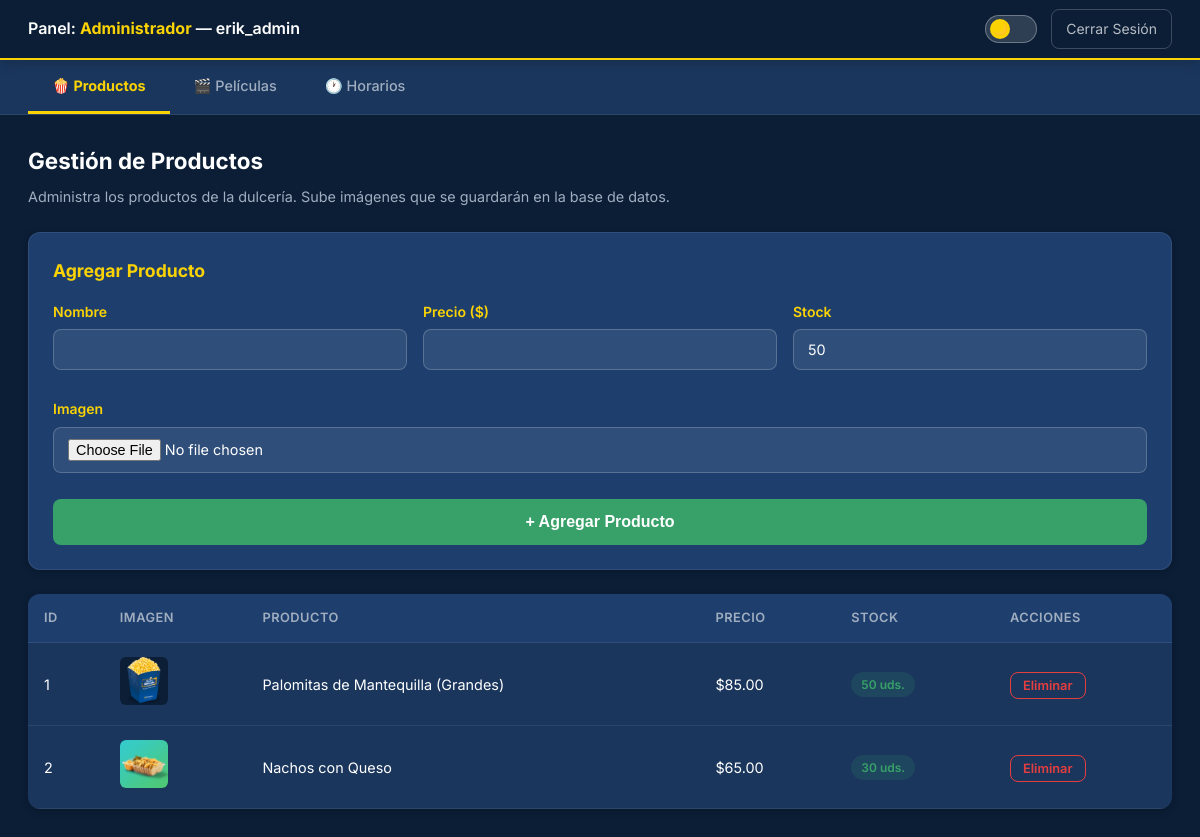
Page /views/adminPanel.php (signed in) on the committed database.
### tables this page shows
CREATE TABLE IF NOT EXISTS productos (
    id INT AUTO_INCREMENT PRIMARY KEY,
    nombre VARCHAR(100) NOT NULL,
    precio DECIMAL(10, 2) NOT NULL,
    stock INT NOT NULL DEFAULT 0,
    imagen VARCHAR(255) NULL,
    imagen_blob LONGBLOB NULL,
    imagen_tipo VARCHAR(50) NULL
);

### views/adminPanel.php (the view, shortened to what this page needs)
<?php
require_once '../config/database.php';
$productos = $conexion->query("SELECT * FROM productos ORDER BY id ASC")->fetchAll(PDO::FETCH_ASSOC);
?>
<!DOCTYPE html>
<html lang="es" data-theme="dark">
<head>
    <link rel="stylesheet" href="../assets/css/style.css">
</head>
<body class="panel-layout">
<nav class="panel-nav">
    <span class="panel-nav-title">Panel: <strong>Administrador</strong> — <?= htmlspecialchars($_SESSION['username']) ?></span>
    <div class="panel-nav-actions">
        <div class="theme-switch-wrapper">
            <label class="theme-switch" title="Cambiar tema"><input type="checkbox" id="themeToggle"><span class="slider"></span></label>
        </div>
        <a href="../controllers/LogoutController.php" class="btn-header-logout">Cerrar Sesión</a>
    </div>
</nav>
<div class="admin-tabs">
    <a href="adminPanel.php" class="admin-tab active">🍿 Productos</a>
    <a href="adminPeliculas.php" class="admin-tab">🎬 Películas</a>
    <a href="adminHorarios.php" class="admin-tab">🕐 Horarios</a>
</div>
<div class="panel-content">
    <h2>Gestión de Productos</h2>
    <p class="desc">Administra los productos de la dulcería. Sube imágenes que se guardarán en la base de datos.</p>
    <div class="admin-form-card">
        <h3>Agregar Producto</h3>
        <form action="../controllers/AdminProductosController.php" method="POST" enctype="multipart/form-data">
            <div class="form-row">
                <div class="form-group"><label>Nombre</label><input type="text" name="nombre" required></div>
                <div class="form-group"><label>Precio ($)</label><input type="number" step="0.01" name="precio" required></div>
                <div class="form-group"><label>Stock</label><input type="number" name="stock" value="50" required></div>
            </div>
            <div class="form-group">
                <label>Imagen</label>
                <input type="file" name="imagen" accept="image/*" class="file-input">
            </div>
            <button type="submit" class="btn-pagar" style="margin-top:10px;">+ Agregar Producto</button>
        </form>
    </div>
    <table class="data-table" style="margin-top:24px;">
        <thead>
            <tr><th>ID</th><th>Imagen</th><th>Producto</th><th>Precio</th><th>Stock</th><th>Acciones</th></tr>
        </thead>
        <tbody>
        <?php foreach ($productos as $prod):
            $imgSrc = !empty($prod['imagen_blob'])
                ? '../controllers/ImagenController.php?tipo=producto&id=' . $prod['id']
                : '../assets/img/' . htmlspecialchars($prod['imagen'] ?? '');
        ?>
            <tr>
                <td><?= $prod['id'] ?></td>
                <td><img src="<?= $imgSrc ?>" width="48" height="48" style="object-fit:contain; border-radius:6px; background:var(--bg-primary);"
                         onerror="this.src='https://via.placeholder.com/48/1a365d/fbd304?text=🍿'"></td>
                <td><?= htmlspecialchars($prod['nombre']) ?></td>
                <td>$<?= number_format($prod['precio'], 2) ?></td>
                <td><span class="badge-stock <?= $prod['stock'] > 5 ? 'ok' : 'low' ?>"><?= $prod['stock'] ?> uds.</span></td>
                <td><a href="../controllers/AdminProductosController.php?accion=eliminar&id=<?= $prod['id'] ?>" class="btn-delete"
                       onclick="return confirm('¿Eliminar «<?= htmlspecialchars(addslashes($prod['nombre'])) ?>»?')">Eliminar</a></td>
            </tr>
        <?php endforeach; ?>
        </tbody>
    </table>
</div>
</body>
</html>

### rows in the picture
productos: id "1", imagen_blob+imagen (picture), nombre "Palomitas de Mantequilla (Grandes)", precio "85.00", stock "50"
productos: id "2", imagen_blob+imagen (picture), nombre "Nachos con Queso", precio "65.00", stock "30"

### other values in the picture
$_SESSION['username'] "erik_admin"
